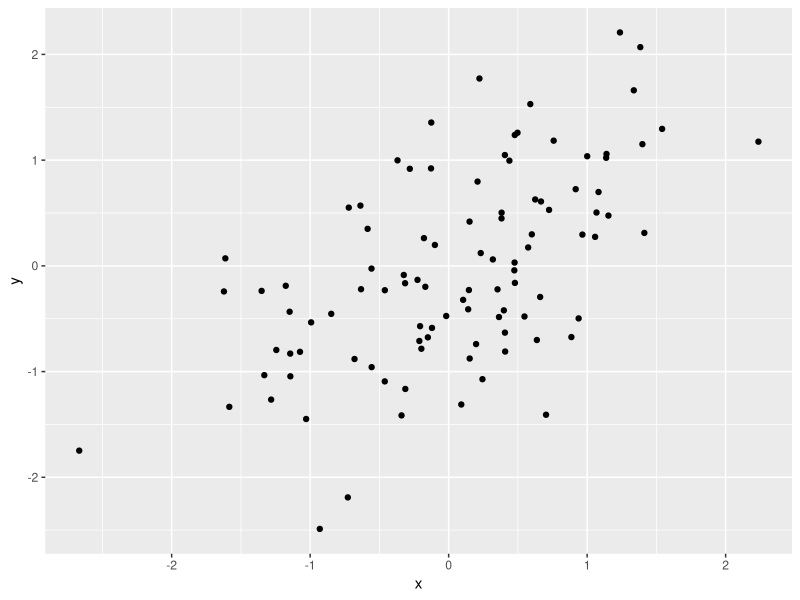
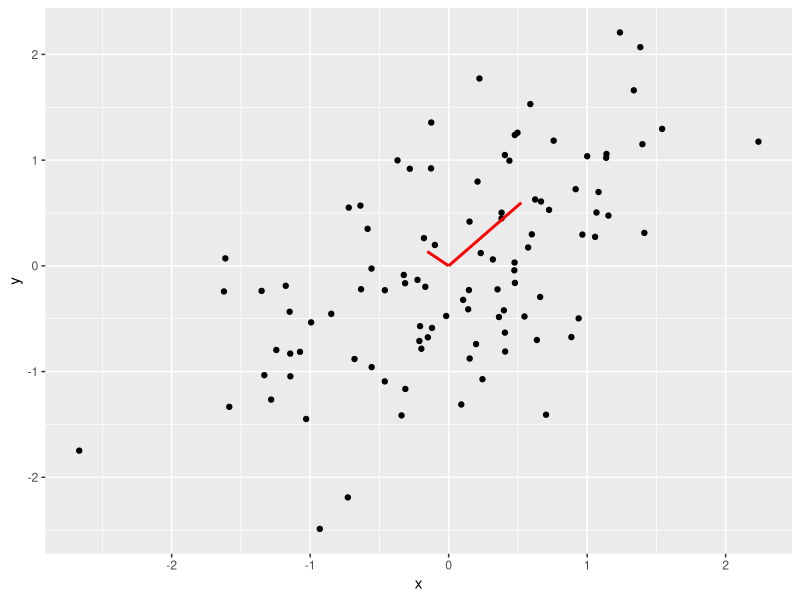
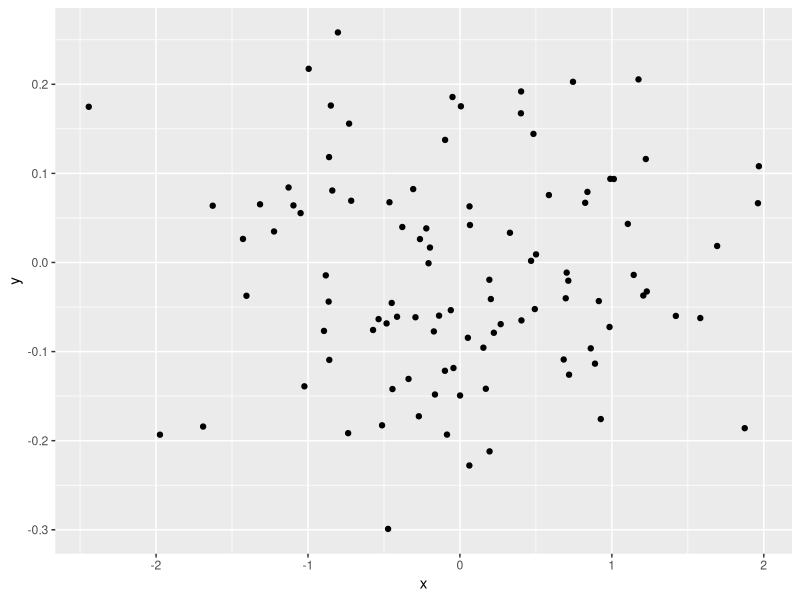

Generate these figures, in order, with R: (Note: this script raises an error after producing the figures.)
# Processing start time
sink('dim_reduction_output.txt')
timeStart = Sys.time()

# ADMINISTRATIVE NOTES
# Note: To describe database at any point, use str(*name*)
# Note: To clear R workspace, use rm(list = ls())
# Note: Searching R help files - RSiteSearch("character string")
# Note: To clear console, use CTRL + L 

# INSTALLING SPECIAL PACKAGES
# if("<package_name>" %in% rownames(installed.packages()) == FALSE) 
# {install.packages("<package_name>")}# Added due to error
# library(<package_name>)
# ====================

# Dimensionality reduction with principal components
# Principal component analysis, or PCA, is an alternative to regularization and straight-forward feature elimination. 
# PCA is particularly useful for problems with very large numbers of features compared to the number of training cases. 
# For example, when faced with a problem with many thousands of features and perhaps a few thousand cases, PCA can be a good choice to reduce the dimensionality of the feature space.
# 
# PCA is one of a family of transformation methods that reduce dimensionality. 
# PCA is the focus here, since it is the most widely used of these methods.
# 
# The basic idea of PCA is rather simple: Find a linear transformation of the feature space which projects the majority of the variance onto a few orthogonal dimensions in the transformed space. 
# The PCA transformation maps the data values to a new coordinate system defined by the principal components. 
# Assuming the highest variance directions, or components, are the most informative, low variance components can be eliminated from the space with little loss of information.
# 
# The projection along which the greatest variance occurs is called the first principal component. 
# The next projection, orthogonal to the first, with the greatest variance is called the second principal component. 
# Subsequent components are all mutually orthogonal with decreasing variance along the projected direction.
# 
# Widely used PCA algorithms compute the components sequentially, starting with the first principal component. 
# This means that it is computationally efficient to compute the first several components from a very large number of features. 
# Thus, PCA can make problems with very large numbers of features computationally tractable.
# 
# Note: It may help your understanding to realize that principal components are a scaled version of the eigenvectors of the feature matrix. 
# The scale for each dimensions is given by the eigenvalues. 
# The eigenvalues are the fraction of the variance explained by the components.
# 
# A simple example
# To cement the concepts of PCA you will now work through a simple example. 
# This example is restricted to 2-d data so that the results are easy to visualize.
# 
# As a first step, execute the code in cell below to load the packages required for the rest of this notebook.
# 
# Note: If you are running in Azure Notebooks, make sure that you run the code in the setup.ipynb notebook at the start of you session to ensure your environment is correctly configured.

# Dimensionality reduction with principal components
# Principal component analysis, or PCA, is an alternative to regularization and straight-forward feature elimination. 
# PCA is particularly useful for problems with very large numbers of features compared to the number of training cases. 
# For example, when faced with a problem with many thousands of features and perhaps a few thousand cases, PCA can be a good choice to reduce the dimensionality of the feature space.
# 
# PCA is one of a family of transformation methods that reduce dimensionality. 
# PCA is the focus here, since it is the most widely used of these methods.
# 
# The basic idea of PCA is rather simple: Find a linear transformation of the feature space which projects the majority of the variance onto a few orthogonal dimensions in the transformed space. 
# The PCA transformation maps the data values to a new coordinate system defined by the principal components. 
# Assuming the highest variance directions, or components, are the most informative, low variance components can be eliminated from the space with little loss of information.
# 
# The projection along which the greatest variance occurs is called the first principal component. 
# The next projection, orthogonal to the first, with the greatest variance is called the second principal component. 
# Subsequent components are all mutually orthogonal with decreasing variance along the projected direction.
# 
# Widely used PCA algorithms compute the components sequentially, starting with the first principal component. 
# This means that it is computationally efficient to compute the first several components from a very large number of features. 
# Thus, PCA can make problems with very large numbers of features computationally tractable.
# 
# Note: It may help your understanding to realize that principal components are a scaled version of the eigenvectors of the feature matrix. 
# The scale for each dimensions is given by the eigenvalues. 
# The eigenvalues are the fraction of the variance explained by the components.
# 
# A simple example
# To cement the concepts of PCA you will now work through a simple example. 
# This example is restricted to 2-d data so that the results are easy to visualize.
# 
# As a first step, execute the code in cell below to load the packages required for the rest of this notebook.
# 
# Note: If you are running in Azure Notebooks, make sure that you run the code in the setup.ipynb notebook at the start of you session to ensure your environment is correctly configured.

## Import packages

if("ggplot2" %in% rownames(installed.packages()) == FALSE) 
{install.packages("ggplot2")}
library(ggplot2)

if("repr" %in% rownames(installed.packages()) == FALSE) 
{install.packages("repr")}
library(repr)

if("dplyr" %in% rownames(installed.packages()) == FALSE) 
{install.packages("dplyr")}
library(dplyr)

if("caret" %in% rownames(installed.packages()) == FALSE) 
{install.packages("caret")}
library(caret)

if("MASS" %in% rownames(installed.packages()) == FALSE) 
{install.packages("MASS")}
library(MASS)

if("ROCR" %in% rownames(installed.packages()) == FALSE) 
{install.packages("ROCR")}
library(ROCR)

if("pROC" %in% rownames(installed.packages()) == FALSE) 
{install.packages("pROC")}
library(pROC)

# options(repr.plot.width=4, repr.plot.height=4) # Set the initial plot area dimensions
# The code in the cell below simulates data from a bivariate Normal distribution. 
# The distribution is deliberately centered on {0,0} and with unit variance on each dimension. There is considerable covariance between the two dimensions leading to a covariance matrix:
        
#       cov(X) =	[1.0	0.6]
#                       [0.6	1.0]
#
# Given the covariance matrix 100 draws from this distribution are computed using the mvrnorm function from the R MASS package. 
# Execute this code:
        
set.seed(124)
cov = matrix(c(1.0, 0.6, 0.6, 1.0), nrow =2, ncol = 2)
mean = c(0.0, 0.0)

sample = data.frame(mvrnorm(n = 100, mu = mean, Sigma = cov))
names(sample) = c('x','y')
print(dim(sample))
head(sample)

# To get a feel for this data, execute the code in the cell below to display a plot and examine the result.

ggplot(sample, aes(x,y)) + geom_point()

# You can see that the data have a roughly elliptical pattern.
# The correlation between the two dimensions is also visible.
# 
# With the simulated data set created, it is time to compute the PCA model. 
# The code in the cell below computes the principle component model using the R prcomp function. 
# This function contains a list with multiple elements including the eigenvalues. 
# The eigenvalues can be scaled to compute the variance explained:
#
#       VE(X) = Var_X-component(X)/Var_X-total(X)
# 
# Notice that by construction:
#         
#         𝑉𝐸(𝑋)=∑𝑖=1𝑁𝑉𝐸𝑖(𝑋)=1.0
# 
# In other words, the sum of the variance explained for each component must add to the total variance or 1.0 for standardized data.
# 
# Execute this code and examine the result.

pca_mod = prcomp(sample)
pca_mod

# Notice that the standard deviation of the first component is several times larger than for the second component. This is exactly the desired result indicating the first principal component explains the majority of the variance of the sample data. Mathematically the components are the eigenvectors and the standard deviations are the eigenvalues of the data covariance matrix.
# 
# The code in the cell below computes and prints the scaled magnitude of the components. These scaled components must add to 1.0. Execute this code:
        
sdev_scaled = pca_mod$sdev**2/sum(pca_mod$sdev**2)
sdev_scaled

# The components are scaled by element wise multiplication with percent variance explained. Execute this code and examine the results.

scaled_pca = data.frame(matrix(c(0,0,0,0), nrow = 2, ncol = 2))
for(i in 1:2){
        scaled_pca[i,] = pca_mod$rotation[i,] * sdev_scaled
}
names(scaled_pca) = c('PC1','PC2')
str(scaled_pca)

# The two component vectors have their origins at [0,0}, and are quite different magnitude, and are pointing in different directions. 
# To better understand how the projections of the components relate to the data, execute the code to plot the data along with the principal components. 
# Execute this code:
        
## Find the slopes
s1 = data.frame(x = c(0.0, scaled_pca$PC1[1]), y = c(0.0, scaled_pca$PC1[2]))
s2 = data.frame(x = c(0.0, scaled_pca$PC2[1]), y = c(0.0, scaled_pca$PC2[2]))

## Plot the data with the PCs

ggplot(sample, aes(x,y)) + geom_point() +
        geom_line(data = s1, aes(x,y), color = 'red', size = 1) +
        geom_line(data = s2, aes(x,y), color = 'red', size = 1)

# Notice the the first principal component (the long red line) is along the direction of greatest variance of the data. This is as expected. 
# The short red line is along the direction of the second principal component. 
# The lengths of these lines are the variance in the directions of the projection.
# 
# The ultimate goal of PCA is to transform data to a coordinate system with the highest variance directions along the axes. 
# The transform function in the cell below computes the projections of the data onto the new coordinate frames using matrix multiplication. 
# Execute this code to apply the transform and plot the result:
        
        pca_transform = function(df, pca, ncomps){
                data.frame(as.matrix(df) %*% as.matrix(pca)[,1:ncomps])
        }

trans_sample = pca_transform(sample, scaled_pca, 2)
names(trans_sample) = c('x', 'y')
ggplot(trans_sample, aes(x,y)) + geom_point()

# Notice that the scale along these two coordinates are quite different. 
# The first principal component is along the horizontal axis. The range of values on this direction is in the range of about {−2.5,2.5}. 
# The range of values on the vertical axis or second principal component are only about {−0.2,0.3}. 
# It is clear that most of the variance is along the direction of the fist principal component.
# 
# Load Features and Labels
# Keeping the foregoing simple example in mind, it is time to apply PCA to some real data.
# 
# The code in the cell below loads the dataset which has the following preprocessing:
#         
#         1. Cleaning missing values.
#         2. Aggregating categories of certain categorical variables.
# 
# Execute the code in the cell below to load the dataset:
        
credit = read.csv('German_Credit_Preped.csv', header = TRUE)
credit[,'Customer_ID'] = NULL
credit$bad_credit <- ifelse(credit$bad_credit == 1, 'bad', 'good')
credit$bad_credit <- factor(credit$bad_credit, levels = c('bad', 'good'))
dim(credit)
str(credit)
#
# There are 20 features in this data set.
# 
# The prcomp function can only work with numeric matrices. 
# Therefore, the categorical features are dummy variable encoded. 
# Executed the code in the cell below to compute the encoding for the dummy variables.

dummies = dummyVars(bad_credit ~ ., data = credit)

# The code in the cell below to split the data set into test and training subsets and dummy variable encode the categorical features. 
# The Caret createDataPartion function is used to randomly split the dataset. 
# The perdict method dummy variable encodes the categorical features. 
# Execute this code and examine the result.

set.seed(1955)
## Randomly sample cases to create independent training and test data
partition = createDataPartition(credit[,'bad_credit'], times = 1, p = 0.7, list = FALSE)
training = credit[partition,] # Create the training feature sample
training_label = credit[partition, 'bad_credit'] # Subset training labels
training = predict(dummies, newdata = training) # transform categorical to dummy vars
dim(training)
test = credit[-partition,] # Create the test sample
test_label = credit[-partition, 'bad_credit'] # Subset training labels
test = predict(dummies, newdata = test) # transform categorical to dummy vars
dim(test)
head(training)

# Before preforming PCA all features must be zero mean and unit variance. 
# Failure to do so will result in biased computation of the components and scales. 
# The preProcess function from Caret is used to compute scaling of the training data. 
# The same scaling is applied to the test data. Execute the code in the cell below to scale the features.

num_cols = c('loan_duration_mo', 'loan_amount', 'payment_pcnt_income', 'age_yrs')
preProcValues <- preProcess(training[,num_cols], method = c("center", "scale"))

training[,num_cols] = predict(preProcValues, training[,num_cols])
test[,num_cols] = predict(preProcValues, test[,num_cols])
head(training[,num_cols])

# Compute principal components
# The code in the cell below computes the principal components for the training feature subset. Execute this code:

pca_credit = prcomp(training)

# Execute the code in the cell below to print the variance explained for each component and the sum of the variance explained:

# var_exp = pca_credit$sdev**2/sum(pca_credit$sdev**2)
# var_exp
# sum(var_exp)

# These numbers are a bit abstract. 
# However, you can see that the variance ratios are in descending order and that the sum is 1.0.
# 
# Execute the code in the cell below to create a plot of the explained variance vs. the component:

plot_scree = function(pca_mod){
        ## Plot as variance explained
        df = data.frame(x = 1:length(var_exp), y = var_exp)
        ggplot(df, aes(x,y)) + geom_line(size = 1, color = 'blue') +
        xlab('Component number') + ylab('Variance explained') +
        ggtitle('Scree plot of variance explained vs. \n Principal Component')
        }

plot_scree(pca_credit)

# This curve is often referred to as a scree plot. 
# Notice that the explained variance decreases rapidly until the 10th component and then slowly, thereafter. 
# The first few components explain a large fraction of the variance and therefore contain much of the explanatory information in the data. 
# The components with small explained variance are unlikely to contain much explanatory information. 
# Often the inflection point or 'knee' in the scree curve is used to choose the number of components selected.
# 
# Now it is time to create a PCA model with a reduced number of components. 
# The code in the cell below trains and fits a PCA model with 10 components, and then transforms the features using that model. 
# Execute this code.

## Compute first 10 PCA components 
pca_credit_10 = prcomp(training, rank = 10)

## Scale the eigenvalues
var_exp_10 = pca_credit_10$sdev**2/sum(pca_credit_10$sdev**2)
Nrow = nrow(pca_credit_10$rotation)
Ncol = ncol(pca_credit_10$rotation)
scaled_pca_10 = data.frame(matrix(rep(0, Nrow * Ncol), nrow = Nrow, ncol = Ncol))

## Scale the rotations
for(i in 1:Nrow){
        scaled_pca_10[i,] = pca_credit_10$rotation[i,] * var_exp_10[1:Ncol]
}

## Print the dimensions of the scalled rotations and the first component
dim(scaled_pca_10)
pca_credit_10$rotation[1:10,1]

# The scaled rotation matrix has dimensions of 61 rows and 10 columns. 
# You can see the first 10 elements of the first rotation. 
# Multiplying these numbers by the features rotate each row (case) to the new coordinate system.
# 
# Compute and evaluate a logistic regression model
# Next, you will compute and evaluate a logistic regression model using the features transformed by the first 10 principal components. 
# The code in the cell below performs the matrix multiplication between the features and on the

training_10 = training %*% as.matrix(scaled_pca_10)
dim(training_10)

# There are now 10 transformed features.
# 
# Now you will now construct and evaluate a logistic regression model by executing the code below:
        
## Construct a data frame with the transformed features and label
training_10 = data.frame(training_10)
training_10[,'bad_credit'] = training_label

## Create a weight vector for the training cases.
weights = ifelse(training_10$bad_credit == 'bad', 0.66, 0.34)

## Define and fit the logistic regression model
set.seed(5566)
logistic_mod_10 = glm(bad_credit ~ ., data = training_10, 
                      weights = weights, family = quasibinomial)
logistic_mod_10$coefficients

# Notice that there are now 10 regression coefficients, one for each component plus an intercept. 
# This number is in contrast to the 61 features in the dummy variable array.
# 
# In order to test the model, the test feature array must also be transformed. 
# Execute the code in the cell below to apply the PCA transformation to the test features:
        
test_10 = test %*% as.matrix(scaled_pca_10)
test_10 = data.frame(test_10)
test_10[,'bad_credit'] = test_label
dim(test_10)

# Execute the code in the cell below to score the model using the test data:

score_model = function(df, threshold){
        df$score = ifelse(df$probs < threshold, 'bad', 'good')
        df
}

test_10$probs = predict(logistic_mod_10, newdata = test_10, type = 'response')
test_10 = score_model(test_10, 0.5)
test_10[1:10, c('bad_credit','probs', 'score')]# Execute the code in the cell below to evaluate the 10 PCA component logistic regression model.
# 
# Then, answer Question 1 on the course page.

logistic.eval <- function(df){ 
        # First step is to find the TP, FP, TN, FN cases
        df$conf = ifelse(df$bad_credit == 'bad' & df$score == 'bad', 'TP',
                         ifelse(df$bad_credit == 'bad' & df$score == 'good', 'FN',
                                ifelse(df$bad_credit == 'good' & df$score == 'good', 'TN', 'FP')))
        
        # Elements of the confusion matrix
        TP = length(df[df$conf == 'TP', 'conf'])
        FP = length(df[df$conf == 'FP', 'conf'])
        TN = length(df[df$conf == 'TN', 'conf'])
        FN = length(df[df$conf == 'FN', 'conf'])

        ## Confusion matrix as data frame
        out = data.frame(Negative = c(TN, FN), Positive = c(FP, TP))
        row.names(out) = c('Actual Negative', 'Actual Positive')
        print(out)  
        
        # Compute and print metrics
        P = TP/(TP + FP)
        R = TP/(TP + FN)  
        F1 = 2*P*R/(P+R)  
        cat('\n')
        cat(paste('accuracy  =', as.character(round((TP + TN)/(TP + TN + FP + FN), 3)), '\n'))      
        cat(paste('precision =', as.character(round(P, 3)), '\n'))     
        cat(paste('recall    =', as.character(round(R, 3)), '\n'))
        cat(paste('F1        =', as.character(round(F1,3)),'\n'))
        
        roc_obj <- roc(df$bad_credit, df$probs)
        cat(paste('AUC       =', as.character(round(auc(roc_obj),3)),'\n'))
}

ROC_AUC = function(df){
        options(repr.plot.width=5, repr.plot.height=5)
        pred_obj = prediction(df$probs, df$bad_credit)
        perf_obj <- performance(pred_obj, measure = "tpr", x.measure = "fpr")
        AUC = performance(pred_obj,"auc")@y.values[[1]] # Access the AUC from the slot of the S4 object
        plot(perf_obj)
        abline(a=0, b= 1, col = 'red')
        text(0.8, 0.2, paste('AUC = ', as.character(round(AUC, 3))))
}

logistic.eval(test_10)
ROC_AUC(test_10)

# These results are reasonably good. 
# Recall, accuracy and AUC have reasonable values, however precision and F1 are low. 
# Is it possible that more PCA components are required to achieve a good model?

# Add more components to the model
# Now you will compute and evaluate a logistic regression model using the first 20 principal components. 
# You will compare this model to the one created with 10 principal components.
# 
# Execute the code below to transform the training features using the first 20 principal components.

## Compute first 10 PCA components 
pca_credit_20 = prcomp(training, rank = 20)

## Scale the eigenvalues
var_exp_20 = pca_credit_20$sdev**2/sum(pca_credit_20$sdev**2)
Nrow = nrow(pca_credit_20$rotation)
Ncol = ncol(pca_credit_20$rotation)
scaled_pca_20 = data.frame(matrix(rep(0, Nrow * Ncol), nrow = Nrow, ncol = Ncol))

## Scale the rotations
for(i in 1:Nrow){
        scaled_pca_20[i,] = pca_credit_20$rotation[i,] * var_exp_20[1:Ncol]
}

## Print the dimensions of the scalled rotations and the first component
dim(scaled_pca_20)

# There are now 20 components in the PCA model.

# The code in the cell below computes the transformed feature set and creates a logistic regression model from this feature set. 
# Execute this code.

## Construct a data frame with the transformed features and label
training_20 = training %*% as.matrix(scaled_pca_20)
training_20 = data.frame(training_20)
training_20[,'bad_credit'] = training_label

weights = ifelse(training_20$bad_credit == 'bad', 0.66, 0.34)

## Define and fit the logistic regression model
set.seed(5566)
logistic_mod_20 = glm(bad_credit ~ ., data = training_20, 
        weights = weights, family = quasibinomial)
logistic_mod_20$coefficients

# The code in the cell below scores the logistic regression model and displays performance metrics, the ROC curve, and the AUC. 
# Execute this code and examine the result.

## Create the transformed test dataset
test_20 = test %*% as.matrix(scaled_pca_20)
test_20 = data.frame(test_20)
test_20[,'bad_credit'] = test_label

## Score the model
test_20$probs = predict(logistic_mod_20, newdata = test_20, type = 'response')
test_20 = score_model(test_20, 0.5)

## Evaluate the model
logistic.eval(test_20)
ROC_AUC(test_20)

# The metrics for the 20 component model are nearly the same as for the 10 component model. 
# It appears that 10 components is enough to represent the information in the feature set.
# 
# Summary
# In this lab you have applied principal component analysis to dimensionality reduction for supervised machine learning. 
# The first components computed contain most of the available information. 
# When faced with large number of features, PCA is an effective way to make supervised machine learning models tractable.
# 
# Specifically in this lab you have:
#         
#       1. Computed PCA models with different numbers of components.
#       2. Compared logistic regression models with different numbers of components. 
#          In this case, using 10 components produced a good model. 
#          Extending this to 20 components gained little if anything. 
#          In summary the dimensionality of the original 61 dummy variable array to just 10 components.


# ====================
# Processing end time
timeEnd = Sys.time()

# Processing date and total processing time
cat(paste("","Processing end date and time",date(),"","",sep="\n"))
paste("Total processing time =",round(difftime(timeEnd,timeStart), digits=2),"seconds",sep=" ")


# Stop writing to an output file
sink()

################
